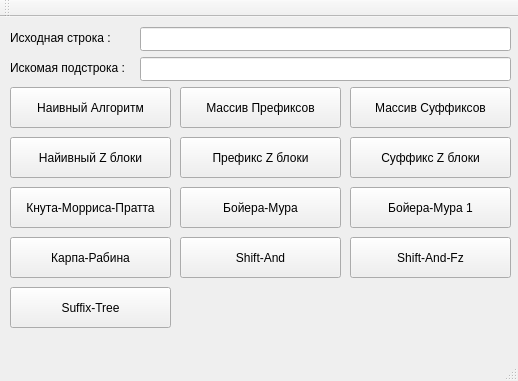
<?xml version="1.0" encoding="UTF-8"?>
<ui version="4.0">
 <class>StringAlgorithms</class>
 <widget class="QMainWindow" name="StringAlgorithms">
  <property name="geometry">
   <rect>
    <x>0</x>
    <y>0</y>
    <width>518</width>
    <height>381</height>
   </rect>
  </property>
  <property name="windowTitle">
   <string>StringAlgorithms</string>
  </property>
  <widget class="QWidget" name="centralWidget">
   <widget class="QLineEdit" name="srcLineEdit">
    <property name="geometry">
     <rect>
      <x>140</x>
      <y>10</y>
      <width>371</width>
      <height>24</height>
     </rect>
    </property>
   </widget>
   <widget class="QLineEdit" name="substrLineEdit">
    <property name="geometry">
     <rect>
      <x>140</x>
      <y>40</y>
      <width>371</width>
      <height>24</height>
     </rect>
    </property>
   </widget>
   <widget class="QLabel" name="srcLabel">
    <property name="geometry">
     <rect>
      <x>10</x>
      <y>10</y>
      <width>131</width>
      <height>21</height>
     </rect>
    </property>
    <property name="text">
     <string>Исходная строка :</string>
    </property>
   </widget>
   <widget class="QLabel" name="substrLabel">
    <property name="geometry">
     <rect>
      <x>10</x>
      <y>40</y>
      <width>131</width>
      <height>21</height>
     </rect>
    </property>
    <property name="text">
     <string>Искомая подстрока : </string>
    </property>
   </widget>
   <widget class="QPushButton" name="naiveAlgorithmPushButton">
    <property name="geometry">
     <rect>
      <x>10</x>
      <y>70</y>
      <width>161</width>
      <height>41</height>
     </rect>
    </property>
    <property name="text">
     <string>Наивный Алгоритм</string>
    </property>
   </widget>
   <widget class="QPushButton" name="PrefixesPushButton">
    <property name="geometry">
     <rect>
      <x>180</x>
      <y>70</y>
      <width>161</width>
      <height>41</height>
     </rect>
    </property>
    <property name="text">
     <string>Массив Префиксов</string>
    </property>
   </widget>
   <widget class="QPushButton" name="SuffixesPushButton">
    <property name="geometry">
     <rect>
      <x>350</x>
      <y>70</y>
      <width>161</width>
      <height>41</height>
     </rect>
    </property>
    <property name="text">
     <string>Массив Суффиксов</string>
    </property>
   </widget>
   <widget class="QPushButton" name="naiveZBlocksPushButton">
    <property name="geometry">
     <rect>
      <x>10</x>
      <y>120</y>
      <width>161</width>
      <height>41</height>
     </rect>
    </property>
    <property name="text">
     <string>Найивный Z блоки</string>
    </property>
   </widget>
   <widget class="QPushButton" name="prefixZBlocksPushButton">
    <property name="geometry">
     <rect>
      <x>180</x>
      <y>120</y>
      <width>161</width>
      <height>41</height>
     </rect>
    </property>
    <property name="text">
     <string>Префикс Z блоки</string>
    </property>
   </widget>
   <widget class="QPushButton" name="suffixZBlocksPushButton">
    <property name="geometry">
     <rect>
      <x>350</x>
      <y>120</y>
      <width>161</width>
      <height>41</height>
     </rect>
    </property>
    <property name="text">
     <string>Суффикс Z блоки</string>
    </property>
   </widget>
   <widget class="QPushButton" name="kmpAlgorithmPushButton">
    <property name="geometry">
     <rect>
      <x>10</x>
      <y>170</y>
      <width>161</width>
      <height>41</height>
     </rect>
    </property>
    <property name="text">
     <string>Кнута-Морриса-Пратта</string>
    </property>
   </widget>
   <widget class="QPushButton" name="bmAlgorithmPushButton">
    <property name="geometry">
     <rect>
      <x>180</x>
      <y>170</y>
      <width>161</width>
      <height>41</height>
     </rect>
    </property>
    <property name="text">
     <string>Бойера-Мура</string>
    </property>
   </widget>
   <widget class="QPushButton" name="bm1AlgorithmPushButton">
    <property name="geometry">
     <rect>
      <x>350</x>
      <y>170</y>
      <width>161</width>
      <height>41</height>
     </rect>
    </property>
    <property name="text">
     <string>Бойера-Мура 1</string>
    </property>
   </widget>
   <widget class="QPushButton" name="krAlgorithmPushButton">
    <property name="geometry">
     <rect>
      <x>10</x>
      <y>220</y>
      <width>161</width>
      <height>41</height>
     </rect>
    </property>
    <property name="text">
     <string>Карпа-Рабина</string>
    </property>
   </widget>
   <widget class="QPushButton" name="saAlgorithmPushButton">
    <property name="geometry">
     <rect>
      <x>180</x>
      <y>220</y>
      <width>161</width>
      <height>41</height>
     </rect>
    </property>
    <property name="text">
     <string>Shift-And</string>
    </property>
   </widget>
   <widget class="QPushButton" name="safAlgorithmPushButton">
    <property name="geometry">
     <rect>
      <x>350</x>
      <y>220</y>
      <width>161</width>
      <height>41</height>
     </rect>
    </property>
    <property name="text">
     <string>Shift-And-Fz</string>
    </property>
   </widget>
   <widget class="QPushButton" name="stAlgorithmPushButton">
    <property name="geometry">
     <rect>
      <x>10</x>
      <y>270</y>
      <width>161</width>
      <height>41</height>
     </rect>
    </property>
    <property name="text">
     <string>Suffix-Tree</string>
    </property>
   </widget>
  </widget>
  <widget class="QMenuBar" name="menuBar">
   <property name="geometry">
    <rect>
     <x>0</x>
     <y>0</y>
     <width>518</width>
     <height>25</height>
    </rect>
   </property>
  </widget>
  <widget class="QToolBar" name="mainToolBar">
   <attribute name="toolBarArea">
    <enum>TopToolBarArea</enum>
   </attribute>
   <attribute name="toolBarBreak">
    <bool>false</bool>
   </attribute>
  </widget>
  <widget class="QStatusBar" name="statusBar"/>
 </widget>
 <layoutdefault spacing="6" margin="11"/>
 <resources/>
 <connections/>
</ui>
